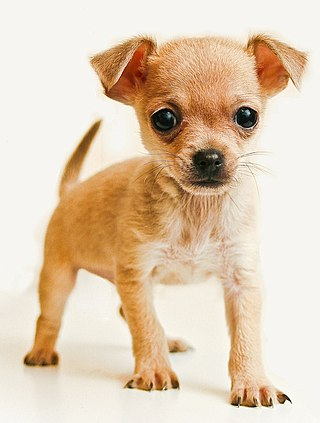
#> input picture Parcial 2/Examen/chihuahua.jpg, 320 x 423 px, found by its file name
$ python Ejercicio4.py
#> lines starting #> are read from the running program, lines starting #| are printed output that depends on the picture
#> further down, imagen_original is the input picture: PIL image 320x423 RGB; mean R, G, B 225.1, 204.1, 180
from PIL import Image
def aplicar_filtro_sepia(imagen):
    imagen_gris = imagen.convert('L')
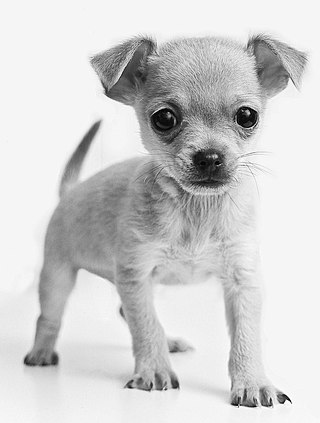
#> imagen_gris: PIL image 320x423 L; min 0, max 254, mean 207.7
    imagen_sepia = Image.new('RGB', imagen.size)
#> imagen_sepia: PIL image 320x423 RGB; every value is 0
    pixeles_original = imagen.load()
    pixeles_sepia = imagen_sepia.load()
    matriz_sepia = [
        [0.393, 0.769, 0.189],
        [0.349, 0.686, 0.168],
        [0.272, 0.534, 0.131]
    ]
    for y in range(imagen.height):
        for x in range(imagen.width):
            gris = imagen_gris.getpixel((x, y))
            r, g, b = pixeles_original[x, y]
            nuevo_r = int(r * matriz_sepia[0][0] + g * matriz_sepia[0][1] + b * matriz_sepia[0][2])
            nuevo_g = int(r * matriz_sepia[1][0] + g * matriz_sepia[1][1] + b * matriz_sepia[1][2])
            nuevo_b = int(r * matriz_sepia[2][0] + g * matriz_sepia[2][1] + b * matriz_sepia[2][2])
            pixeles_sepia[x, y] = (nuevo_r, nuevo_g, nuevo_b)
    return imagen_sepia
imagen_original = Image.open('/Users/christianvicente/Desktop/La Salle Oaxaca/5º_Semestre/Modelado para computadora/Parcial 2/Examen/chihuahua.jpg')
imagen_con_filtro_sepia = aplicar_filtro_sepia(imagen_original)
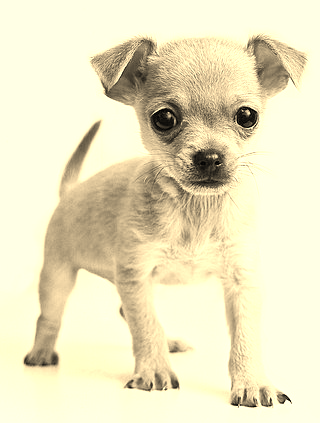
#> imagen_con_filtro_sepia: PIL image 320x423 RGB; mean R, G, B 234.9, 227.8, 193.3
imagen_con_filtro_sepia.show()
